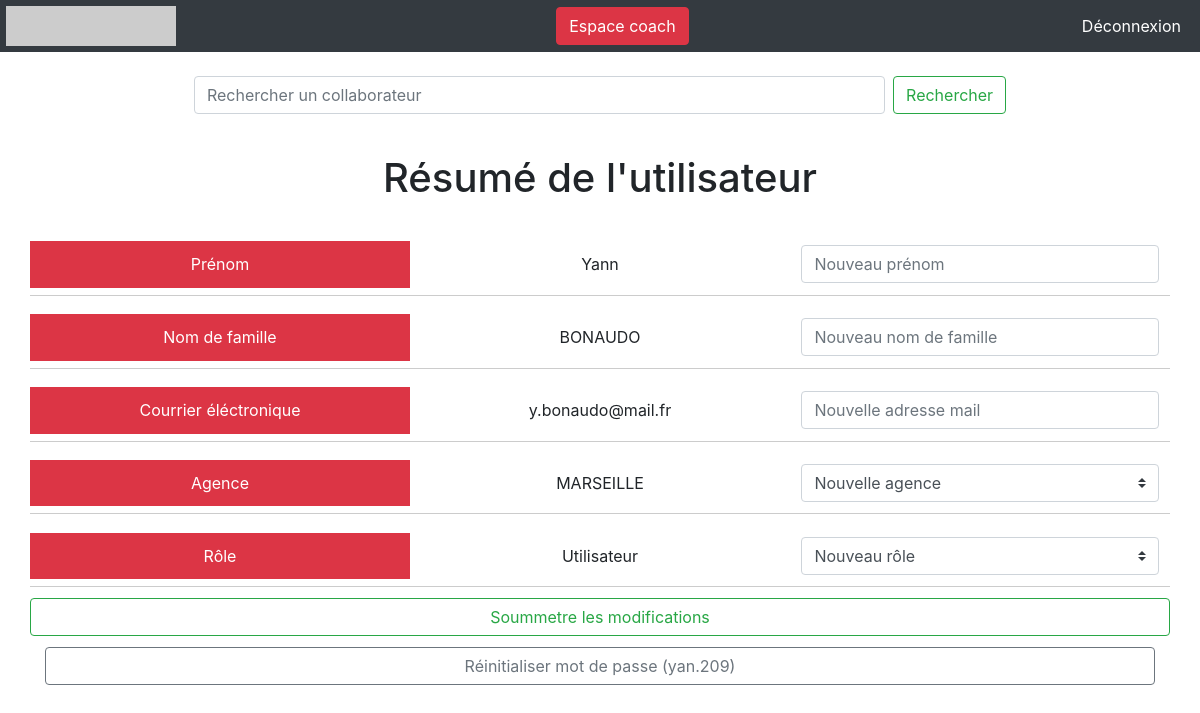
/public/user_gestion.php?userid=10 (signed in), run on the app's committed database.
### tables this page shows
CREATE TABLE `user_base` (
  `id` int(11) NOT NULL,
  `forename` varchar(255) NOT NULL,
  `lastname` varchar(255) NOT NULL,
  `username` varchar(255) NOT NULL,
  `password` varchar(255) NOT NULL,
  `isdefaultpassword` int(11) NOT NULL,
  `email` varchar(255) NOT NULL,
  `society_id` int(255) NOT NULL,
  `role_id` int(255) NOT NULL
);

CREATE TABLE `society_base` (
  `id` int(11) NOT NULL,
  `name` varchar(255) NOT NULL
);

CREATE TABLE `role_base` (
  `id` int(255) NOT NULL,
  `name` varchar(255) NOT NULL
);

### src/php/bootstrap.php (called while the page is built, shortened)
<?php
    function get_pdo (): PDO
    {
        return new PDO('mysql:host=localhost;dbname=inscription_sport', 'root', '', [
            PDO::ATTR_ERRMODE => PDO::ERRMODE_EXCEPTION,
            PDO::ATTR_DEFAULT_FETCH_MODE => PDO::FETCH_ASSOC
        ]);
    }
    function exec_sql_fetch ($sql): array {
        $pdo = get_pdo();
        $pdoStat = $pdo->prepare ($sql);
        $executeIsOK = $pdoStat->execute();
        $sql_answer = $pdoStat->fetchAll();
        return $sql_answer;
    }
    function getUserRole () {
        $userid = $_SESSION['userid'];
        $sql_userinfos = "SELECT role_id FROM user_base WHERE id = '" . $userid . "'";
        $pdo = get_pdo();
        $pdoStat = $pdo->prepare ($sql_userinfos);
        $executeIsOK = $pdoStat->execute();
        $user_role = $pdoStat->fetchAll();
        foreach ($user_role as $uuser_role) { $role = $uuser_role['role_id']; }
        return $role;
    }
    function userIsAdminOrCoach ():bool {
        getUserRole();
        if (getUserRole() === '1' OR getUserRole() === '2')
        {
            return true;
        } else {
            return false;
        }
    }
?>

### public/user_gestion.php (the view, shortened to what this page needs)
<?php
    require '../views/header.php';
?>
<form class="form-inline" style="justify-content: center; padding: 2%;" action="user_gestion.php" method="GET">
    <input style="width: 60%;" class="form-control mr-sm-2" type="text" name="search" value="" placeholder="Rechercher un collaborateur">
    <button class="btn btn-outline-success my-2 my-sm-0" type="submit">Rechercher</button>
</form>
<?php
    if (isset($_GET['userid'])) {
        $searched_user_id = $_GET['userid'];
        $sql_get_userinfos = "SELECT u.id as u_id, u.forename as u_forename, u.lastname as u_lastname, u.email as u_email, s.name as s_name, r.name as r_name
                            FROM user_base u
                            INNER JOIN society_base s ON s.id = u.society_id
                            INNER JOIN role_base r ON r.id = u.role_id
                            WHERE u.id = '" . $searched_user_id . "'";
        $usersinfos = exec_sql_fetch($sql_get_userinfos);
        foreach ($usersinfos as $userinfos) {}
        $new_password = substr ( strtolower($userinfos['u_forename'] ) , 0, 3) . ".209";
?>
<div style="text-align: center;">
    <h1>Résumé de l'utilisateur</h1>
    <br>
    <div class="container">
        <div class="row" style="margin-bottom: 1%; border-bottom: 1px solid #CCC;">
            <div class="col-sm bg-danger text-white" style="padding: 1%; margin: auto;">
                Prénom
            </div>
            <div class="col-sm" style="padding: 1%; margin: auto;">
                <?= $userinfos['u_forename']; ?>
            </div>
            <div class="col-sm" style="padding: 1%;">
                <form style="margin: 0px;" style="justify-content: center; padding: 2%;" action="user_gestion.php?userid=<?= $_GET['userid']; ?>" method="POST">
                    <input class="form-control" type="text" name="new_forename" value="" placeholder="Nouveau prénom" >
            </div>
        </div>
        <div class="row" style="margin-bottom: 1%; border-bottom: 1px solid #CCC;">
            <div class="col-sm bg-danger text-white" style="padding: 1%; margin: auto;">
                Nom de famille
            </div>
            <div class="col-sm" style="padding: 1%; margin: auto;">
                <?= $userinfos['u_lastname']; ?>
            </div>
            <div class="col-sm" style="padding: 1%;">
                <input class="form-control" type="text" name="new_lastname" value="" placeholder="Nouveau nom de famille" >
            </div>
        </div>
        <div class="row" style="margin-bottom: 1%; border-bottom: 1px solid #CCC;">
            <div class="col-sm bg-danger text-white" style="padding: 1%; margin: auto;">
                Courrier éléctronique
            </div>
            <div class="col-sm" style="padding: 1%; margin: auto;">
                <?= $userinfos['u_email']; ?>
            </div>
            <div class="col-sm" style="padding: 1%;">
               <input class="form-control"  type="text" name="new_email" value="" placeholder="Nouvelle adresse mail" >
            </div>
        </div>
        <div class="row" style="margin-bottom: 1%; border-bottom: 1px solid #CCC;">
            <div class="col-sm bg-danger text-white" style="padding: 1%; margin: auto;">
                Agence
            </div>
            <div class="col-sm" style="padding: 1%; margin: auto;">
                <?= $userinfos['s_name']; ?>
            </div>
            <div class="col-sm" style="padding: 1%;">
                <select name="new_agence" class="custom-select" id="inputGroupSelect01">
                    <option selected>Nouvelle agence</option>
                </select>
            </div>
        </div>
        <div class="row" style="margin-bottom: 1%; border-bottom: 1px solid #CCC;">
            <div class="col-sm bg-danger text-white" style="padding: 1%; margin: auto;">
                Rôle
            </div>
            <div class="col-sm" style="padding: 1%; margin: auto;">
                <?= $userinfos['r_name']; ?>
            </div>
            <div class="col-sm" style="padding: 1%;">
                <select name="new_role" class="custom-select" id="r_name">
                    <option selected>Nouveau rôle</option>
                </select>
            </div>
        </div>
        <div class="row" style="margin-bottom: 1%;">
            <button style="width: 100%;" class="btn btn-outline-success" type="submit">Soummetre les modifications</button>
        </div>
        <form action="user_gestion.php?userid=<?= $_GET['userid']; ?>" method="POST">
                <button name="action" value="reset_pwd" style="width: 100%;" class="btn btn-outline-secondary" type="submit">Réinitialiser mot de passe (<?= $new_password ?>)</button>
            </form>
<?php }  ?>
</div>
</div>
<?php
    require '../views/footer.php';
?>

### views/header.php (shortened to what this page needs)
<?php
    require '../src/php/bootstrap.php';
?>
<Doctype html>
<html>
<head>
    <link rel="stylesheet" href="https://stackpath.bootstrapcdn.com/bootstrap/4.4.1/css/bootstrap.min.css">
    <link rel="stylesheet" type="text/css" href="http://localhost/inscription_sport/public/css/style.css">
</head>
<body >
    <nav class="nav bg-dark navbar-dark justify-content-between">
        <a href="index.php"><img class="logo" src="https://placehold.it/170x40" alt="top left logo"></a>
        <?php if (userIsAdminOrCoach() === true) { ?>
            <a href="coach_space.php" class="btn btn-danger">Espace coach</a>
        <?php } ?>
        <a href="login.php" class="btn btn-dark" >Déconnexion</a>
    </nav>

### views/footer.php (shortened to what this page needs)
</body>
</html>

### public/css/style.css (style rules this page uses)
a { color: red; text-decoration: none; }
.nav { padding: 0.5%; align-items: center; }

### data on the page
user_base: forename "Yann", lastname "BONAUDO", email "y.bonaudo@mail.fr", society_base.name "MARSEILLE", role_base.name "Utilisateur", forename "yan.209"
